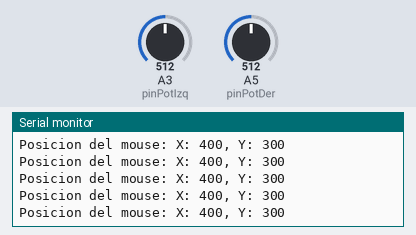
Simulated run of this sketch. Board: Arduino Uno, built with avr-gcc and run on an emulated ATmega328P. Parts: the last lines printed to the serial monitor. The inputs (shaded band) are chosen by the test bench; at power-on: A3 (pinPotIzq) = 512, A5 (pinPotDer) = 512.

Above: at 1.2 s.
1.3 s: A3 (pinPotIzq) set to 138
At 2.3 s:
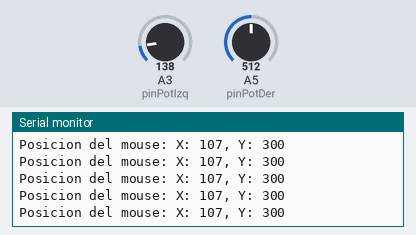
2.8 s: A3 (pinPotIzq) set to 120
At 3.7 s:
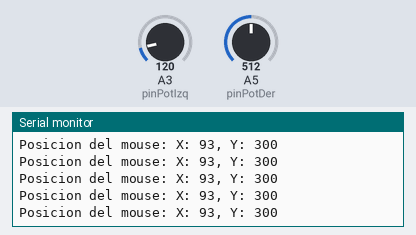
5.8 s: A5 (pinPotDer) set to 186
At 6.7 s:
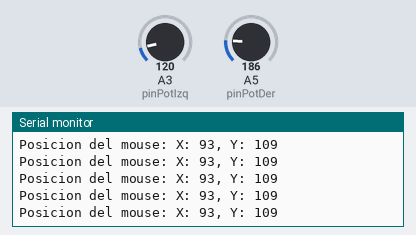
8.8 s: A5 (pinPotDer) set to 154
At 9.5 s:
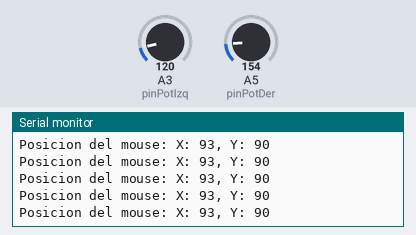
11.8 s: A3 (pinPotIzq) set to 15
At 12.6 s:
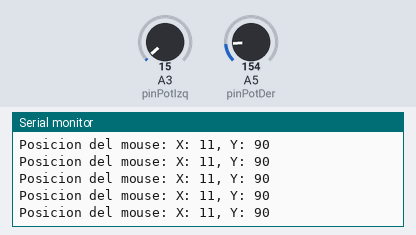
14.8 s: A3 (pinPotIzq) set to 11
At 15.5 s:
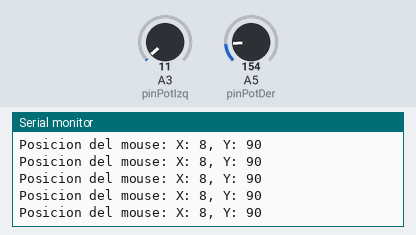
Timing chart, 0 to 17.8 s (numbered marks = the images above; inputs shaded):
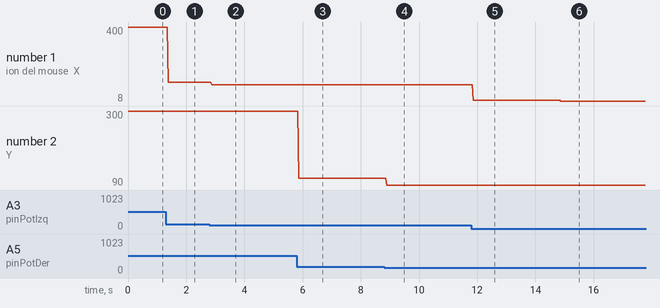

The sketch:

Mouse1.ino
```cpp
//Definicion de pines.
//Potenciometros:
int pinPotIzq = A3;
int pinPotDer = A5;
//Botones para mas adelante:
int pinClickDer = 8;
int pinClickIzq = 7;
//Resolucion de pantalla para el cursor:
int pixelsX = 800;
int pixelsY = 600;

void setup() {
  Serial.begin(9600);
}

void loop() {
  // Lectura de señal de potenciometros.
  int potIzq = analogRead(pinPotIzq);
  int potDer = analogRead(pinPotDer);

  //Transformacion de lectura al tamaño de la pantalla.
  int posX = map(potIzq, 0, 1023, 0, pixelsX);
  int posY = map(potDer, 0, 1023, 0, pixelsY);

  //Imprimir en consola la posicion del cursor.
  Serial.print("Posicion del mouse: X: ");
  Serial.print(posX);
  Serial.print(", Y: ");
  Serial.println(posY);

  //Delay para dar tiempo para leer las coordenadas.
  delay(10);
}
```

Measured:
- after the input at 1.3 s, the serial monitor: prints a new line after 0.09 s (image 1)
- after the input at 2.8 s, the serial monitor: prints a new line after 0.08 s (image 2)
- after the input at 5.8 s, the serial monitor: prints a new line after 0.07 s (image 3)
- after the input at 8.8 s, the serial monitor: prints a new line after 0.09 s (image 4)
- after the input at 11.8 s, the serial monitor: prints a new line after 0.06 s (image 5)
- after the input at 14.8 s, the serial monitor: prints a new line after 0.07 s (image 6)
- plotted number 1: 400 → 107 after the input at 1.3 s, 107 → 93 after the input at 2.8 s, 93 → 11 after the input at 11.8 s, 11 → 8 after the input at 14.8 s
- plotted number 2: 300 → 109 after the input at 5.8 s, 109 → 90 after the input at 8.8 s
